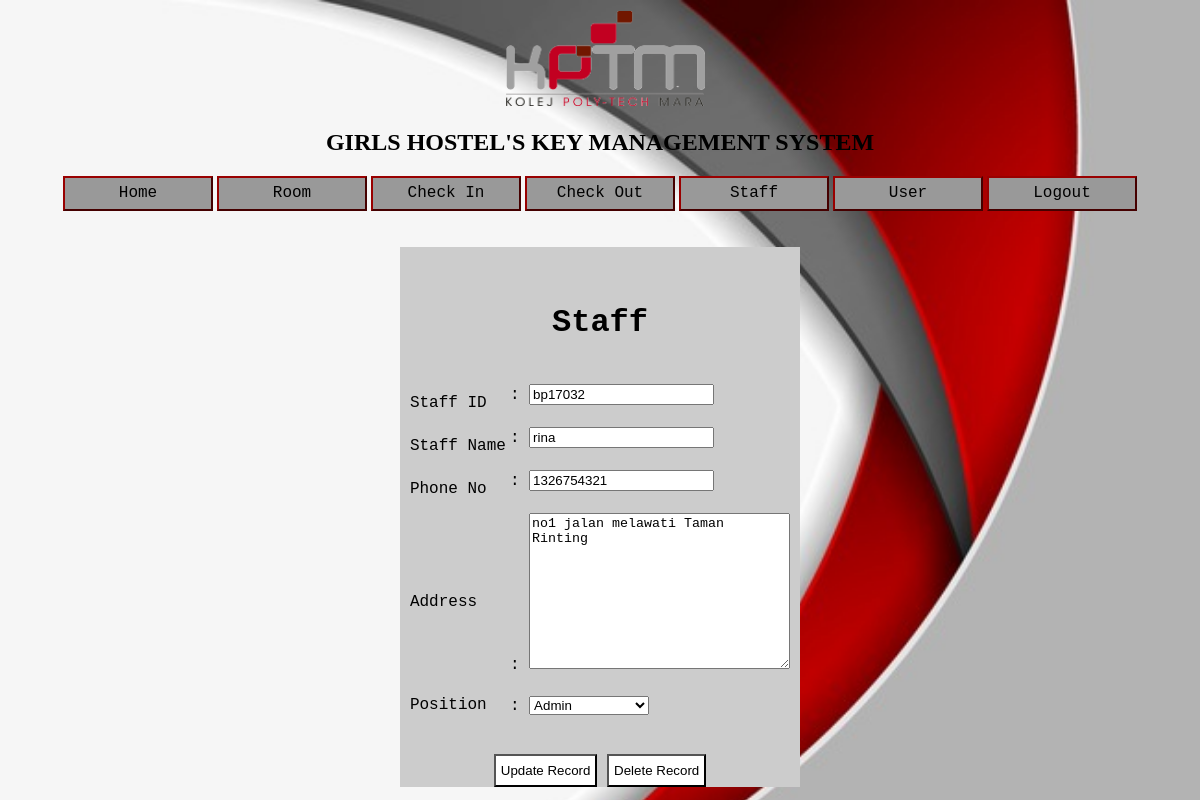
/editstaff.php?StaffId=bp17032, run on the app's committed database.
### tables this page shows
CREATE TABLE `staff` (
  `StaffID` varchar(20) NOT NULL,
  `StaffName` text NOT NULL,
  `PhoneNo` int(20) NOT NULL,
  `Address` varchar(100) NOT NULL,
  `Position` text NOT NULL
);

### editstaff.php (the view, shortened to what this page needs)
<html>
<head><title> Edit Staff </title>
</head>
<body>
<?php
include('banner.php');
include('menu.php');
?>
<?php
include('dbcon.php');
?>
<br><br>
<center>
<div class="edit" align="center"><br />
<?php
if(isset($_GET['StaffId']))
{
	$id = $_GET['StaffId'];
	$sql = "Select * From staff Where StaffID = '$id'";
	$result = $con->query($sql);
	$row = $result->fetch_assoc();
}
?>
<form name="frmeditstaff" method="post" action="" style="background-color: #CCC;">
  <br><h1>Staff</h1>
  <br />
<table>
<tr>
	<td> Staff ID </td>
    <td> : <input name="id" type="text" Value="<?php echo $row['StaffID'];?>"><br /><br /></td>
</tr>
<tr>
	<td> Staff Name </td>
    <td> : <input name= "name" type=""  Value="<?php echo $row['StaffName'];?>"><br /><br /></td>
<tr>
	<td> Phone No </td>
	<td> : <input name="no" type="text"  Value="<?php echo $row['PhoneNo'];?>"><br /><br /></td>
</tr>
<tr>
	<td> Address </td>
	<td> : <textarea name="addr" id="addr" cols="30" rows="10" required><?php echo $row['Address'];?></textarea><br /><br /></td>
</tr>
<tr>
	<td> Position </td>
	<td> : <Select name="pst">
		<option <?php if($row['Position']=="Admin")	{echo 'selected';} ?> value="Admin">Admin</option>
		<option <?php if($row['Position']=="Others"){echo 'selected';} ?> value="Others">Others</option></select>
	</td>
</tr>
</table>
<br /><br />
  <input type="submit" name = "update" value="Update Record" class="button">
  <input type="submit" name = "delete" value="Delete Record" class="button">
	</form>
</div>
</center>

### editstaff.php (style rules this page uses)
.edit { width: 400px; height: 460px; background-color: #CCC; font-family: "Courier New", Courier, monospace; }
.button { padding:7px 5px 7px 5px; background-color:white; }

### banner.php (style rules this page uses)
body { background-image: url("lagi2.jpg"); background-repeat: no-repeat; background-size: cover; background-attachment: fixed; }

### menu.php (style rules this page uses)
body { font-family:"Verdana"; }

### data on the page
staff: id "bp17032", name "rina", no "1326754321", addr "no1 jalan melawati Taman Rinting", pst "Admin"
